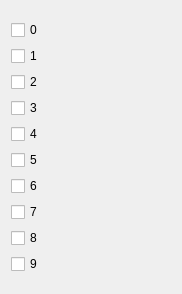
                 <widget class="QWidget" name="scrollAreaWidgetContents_5">
                  <property name="geometry">
                   <rect>
                    <x>0</x>
                    <y>0</y>
                    <width>182</width>
                    <height>294</height>
                   </rect>
                  </property>
                  <layout class="QGridLayout" name="gridLayout">
                   <item row="0" column="0">
                    <layout class="QVBoxLayout" name="verticalLayout_4">
                     <item>
                      <widget class="QCheckBox" name="input1_0x0">
                       <property name="text">
                        <string>0</string>
                       </property>
                      </widget>
                     </item>
                     <item>
                      <widget class="QCheckBox" name="input1_0x1">
                       <property name="text">
                        <string>1</string>
                       </property>
                      </widget>
                     </item>
                     <item>
                      <widget class="QCheckBox" name="input1_0x2">
                       <property name="text">
                        <string>2</string>
                       </property>
                      </widget>
                     </item>
                     <item>
                      <widget class="QCheckBox" name="input1_0x3">
                       <property name="text">
                        <string>3</string>
                       </property>
                      </widget>
                     </item>
                     <item>
                      <widget class="QCheckBox" name="input1_0x4">
                       <property name="text">
                        <string>4</string>
                       </property>
                      </widget>
                     </item>
                     <item>
                      <widget class="QCheckBox" name="input1_0x5">
                       <property name="text">
                        <string>5</string>
                       </property>
                      </widget>
                     </item>
                     <item>
                      <widget class="QCheckBox" name="input1_0x6">
                       <property name="text">
                        <string>6</string>
                       </property>
                      </widget>
                     </item>
                     <item>
                      <widget class="QCheckBox" name="input1_0x7">
                       <property name="text">
                        <string>7</string>
                       </property>
                      </widget>
                     </item>
                     <item>
                      <widget class="QCheckBox" name="input1_0x8">
                       <property name="text">
                        <string>8</string>
                       </property>
                      </widget>
                     </item>
                     <item>
                      <widget class="QCheckBox" name="input1_0x9">
                       <property name="text">
                        <string>9</string>
                       </property>
                      </widget>
                     </item>
                    </layout>
                   </item>
                  </layout>
                 </widget>
